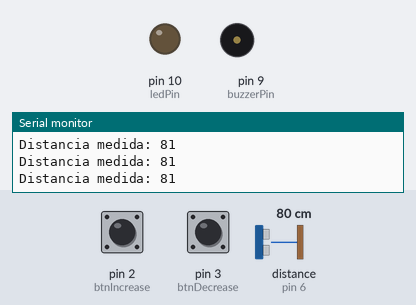
Recording of a sketch running on a simulated Arduino Uno, built with avr-gcc and run on an emulated ATmega328P. On the bench: output pins drawn as LEDs (lit = HIGH), buzzer (waves = sounding, pin HIGH), the last lines printed to the serial monitor. The test bench sets the inputs (shaded band); at power-on: distance to the obstacle (sensor on pin 6) 80 cm, pin 3 (btnDecrease) LOW, pin 2 (btnIncrease) LOW. The echo pulse lasts 58.3 µs per cm.

Above: at 1.2 s.
1.3 s: distance to the obstacle (sensor on pin 6) set to 7 cm
2.8 s: distance to the obstacle (sensor on pin 6) set to 4 cm
At 3.6 s:
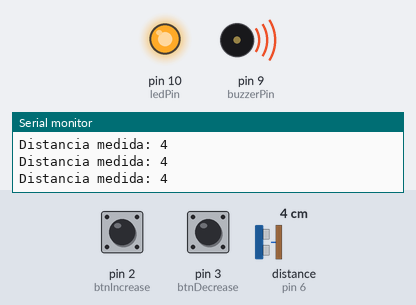
9.1 s: pin 3 (btnDecrease) pulled HIGH for 1 s
At 10.0 s:
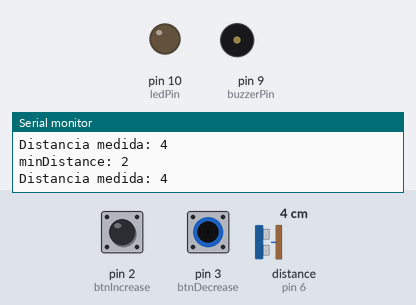
11.6 s: pin 2 (btnIncrease) pulled HIGH for 1 s
At 13.6 s:
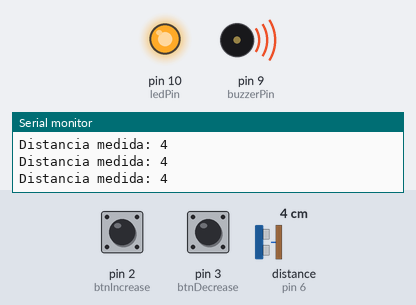
Timing chart, 0 to 15.1 s (numbered marks = the images above; inputs shaded):
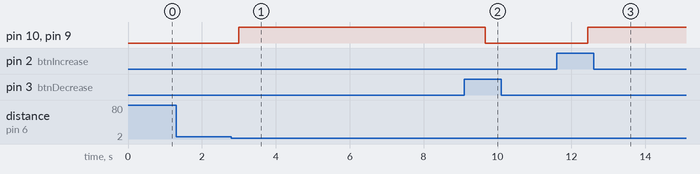

Measured:
- the behaviour switches between 6 and 5 cm on distance to the obstacle (sensor on pin 6) (found by bisection; images 0 and 1)
- after the input at 2.8 s, pin 10 (ledPin), pin 9 (buzzerPin): LOW → HIGH after 0.19 s
- after the input at 9.1 s, pin 10 (ledPin), pin 9 (buzzerPin): HIGH → LOW after 0.57 s
- after the input at 11.6 s, pin 10 (ledPin), pin 9 (buzzerPin): LOW → HIGH after 0.84 s

The sketch:

codigo_arduino.ino
```cpp
#include <NewPing.h>

#define TRIGGER_PIN 7  // Pino Trigger do sensor ultrassônico
#define ECHO_PIN 6     // Pino Echo do sensor ultrassônico
#define MAX_DISTANCE 200  // Distância máxima para o sensor ultrassônico

NewPing sonar(TRIGGER_PIN, ECHO_PIN, MAX_DISTANCE); // Inicializa o sensor ultrassônico

int buzzerPin = 9;  // Pino para o buzzer
int ledPin = 10;    // Pino para o LED
int minDistance = 5;  // Distância mínima para acionar o buzzer
int btnIncrease = 2;  // aumentar distância
int btnDecrease = 3;  // diminuir distância

void setup() {
  pinMode(buzzerPin, OUTPUT);
  pinMode(ledPin, OUTPUT);           // Configura o pino do LED como saída
  pinMode(btnDecrease, INPUT);  // Usando resistor pull-down
  pinMode(btnIncrease, INPUT);  // Usando resistor pull-down
  Serial.begin(9600);
}

void loop() {
  // Ler a distância medida pelo sensor ultrassônico
  int distance = sonar.ping_cm();
  Serial.print("Distancia medida: ");
  Serial.println(distance);

  //Serial.print("Nível: ");
  //Serial.println(digitalRead(2));

  delay(100);  // delay de 100 ms após cada leitura do sensor

  if (distance > 0 && distance <= minDistance) {
    digitalWrite(buzzerPin, HIGH);  // Acionar o buzzer
    digitalWrite(ledPin, HIGH);    // Acender o LED
  } else {
    digitalWrite(buzzerPin, LOW);  // Desligar o buzzer
    digitalWrite(ledPin, LOW);     // Desligar o LED
  }

  bool changed = false;

  if (digitalRead(btnDecrease) == HIGH) {
    minDistance = max(1, minDistance - 1);  // Diminuir distância mínima
    changed = true;
    delay(150);  //
  }

  // Verificar se o botão para aumentar foi pressionado
  if (digitalRead(btnIncrease) == HIGH) {
    minDistance = min(100, minDistance + 1);  // Aumentar distância mínima
    changed = true;
    delay(150);  //
  }

  if (changed) {
    Serial.print("minDistance: ");
    Serial.println(minDistance);
  }
}
```
